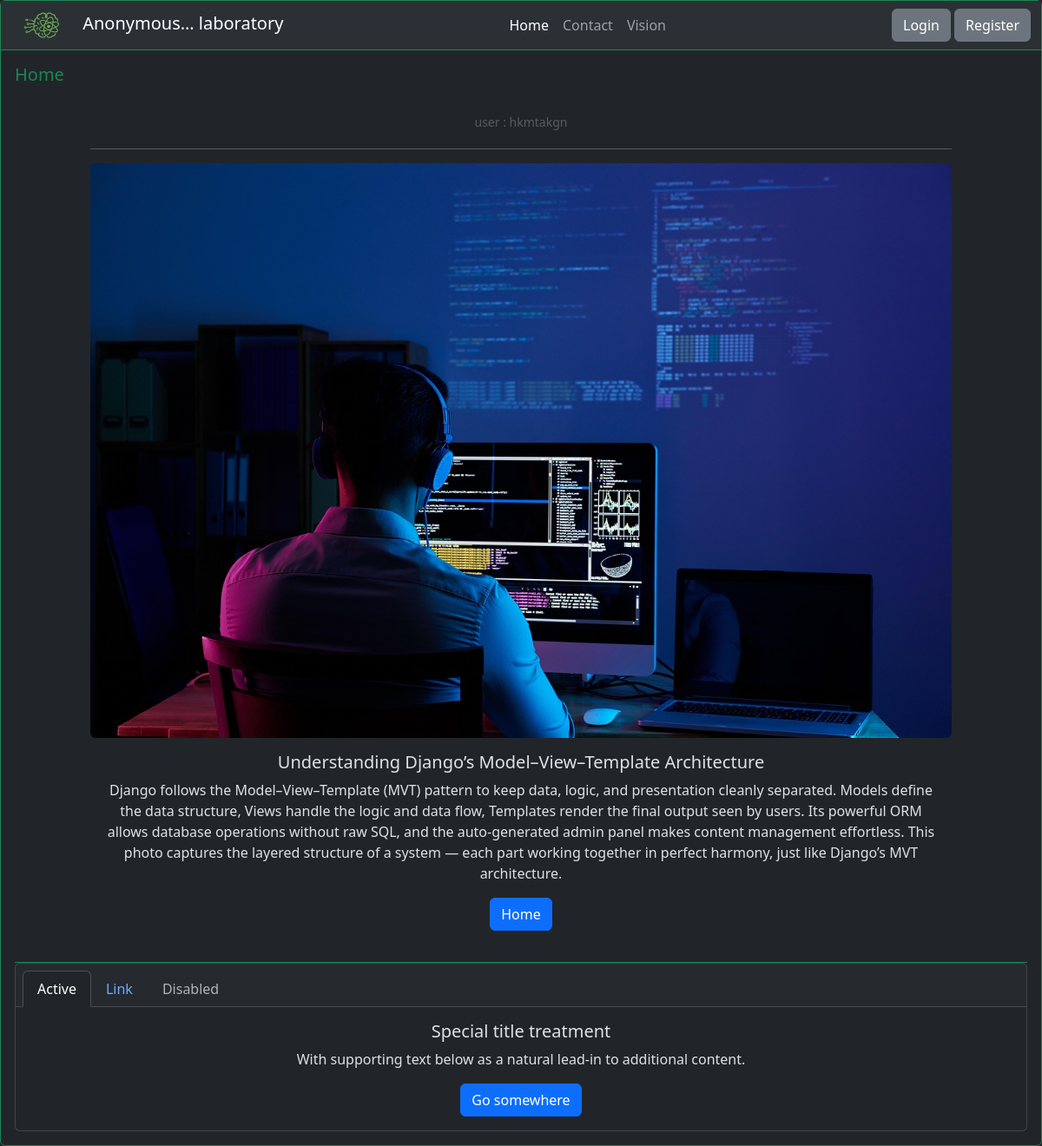
/home/understanding-djangos-modelviewtemplate-architectu/4, run on the app's committed database.
### fotoblog/models.py (models this page shows, shortened)
class PageLogo(models.Model):
    img = models.FileField(upload_to="page_logo/")

class BaseModel(models.Model):
    title = models.CharField(max_length=100, blank=False, null=False)
    slug = AutoSlugField(populate_from="title")
    content = models.TextField(blank=True, null=True)
    img = models.FileField(upload_to="page_img/")
    is_active = models.BooleanField(default=True)
    class Meta:
        abstract = True

class Page(BaseModel):
    def __str__(self):
        return self.title

class Post(BaseModel):
    user = models.ForeignKey(User,
                             on_delete=models.CASCADE,
                             blank=False,
                             null=False)

### fotoblog/views.py (the view)
def post_detail_views(request, page_slug, post_slug, post_id):
    title = "Post Details"
    post = get_object_or_404(Post, id=post_id, slug=post_slug, is_active=True)
    page = get_object_or_404(Page, slug=page_slug)
    context = dict(
        page_title=title,
        post=post,
        page=page,
    )
    return render(request, "fb_pages/page-views.html", context)

### fotoblog/context_processor/global_db.py (called while the page is built)
def nav_fb_pages(request):
    if request.user.is_authenticated:
        if request.user.is_superuser:
            fb_pages = Page.objects.filter(is_active=True)
        elif request.user.is_active:
            fb_pages = Page.objects.filter(is_active=True).exclude(
                slug="add-page")
        else:
            fb_pages = Page.objects.filter(
                slug__in=["home", "contact", "vision", "favorites"],
                is_active=True).order_by("id")
    else:
        fb_pages = Page.objects.filter(slug__in=["home", "contact", "vision"],
                                    is_active=True).order_by("id")
    return dict(g_fb_pages=fb_pages, )

def global_logo(request):
    page_logo = PageLogo.objects.all().first()
    return dict(page_logo=page_logo, )

### securityControl/context_processor/global_db.py (called while the page is built)
def global_sc_pages(request):
  g_sc_pages = Page.objects.filter(is_active=True)
  context = dict(sc_pages=g_sc_pages, )
  return context

### fotoblog/templates/fb_pages/page-views.html (shortened to what this page needs)
{% extends 'core/base.html' %}
{% block content %}
<div class="card border-success m-0 p-0 d-flex flex-column min-vh-100" name="viewport" content="width=device-width" data-bs-theme="dark">
  <div class="card-header bg-transparent border-success m-0 p-0">
    {% include 'components/navbar.html' %}
  </div>
  <div class="card-body text-success">
    <h5 class="card-title">{{ page.title }}</h5>
    {% if page_form %}
        {% load crispy_forms_tags %}
    {% elif page.slug == None or page.slug == 'home' %}
        {% if posts %}
      <div class="container w-100 d-flex justify-content-center flex-column">
          {% include 'components/post-card.html' with posts=posts %}
          {% include 'components/pagination.html' with posts=posts %}
      </div>
        {% else %}
      <div class="container p-3 w-100 d-flex justify-content-center flex-row">
          {% include 'components/details-card.html' with post=post %}
      </div>
        {% endif %}
      {% elif page.slug == "favorites" %}
        <div class="row d-flex flex-row justify-content-center">
          {% include 'components/post-card.html' with fav_posts=fav_posts %}
        </div>
    {% else %}
    <p class="card-text">{{ page.content }}</p>
    {% endif %}
  </div>
  {% block footer %}
  <div class="card-footer bg-transparent border-success m-0 p-0">
{% include 'components/footer.html' %}
</div>
{% endblock footer %}
</div>
{% endblock content %}

### fotoblog/templates/components/navbar.html (shortened to what this page needs)
<nav class="navbar navbar-expand-lg bg-body-tertiary" data-bs-theme="dark">
  <div class="container-fluid">
    <a class="navbar-brand m-0 p-0" href="{% url 'fotoblog:home_views' %}">
      <img src="{{ page_logo.img.url }}" class="m-0 p-0" style="width:77px;height:33px;" alt=""> {{ request.user|truncatechars:10 }} laboratory
    </a>
    <div class="collapse navbar-collapse" id="navbarNavAltMarkup">
      <div class="navbar-nav mx-auto">
        {% if g_fb_pages %}
        {% for g_page in g_fb_pages %}
        <a class="nav-link {% if forloop.first %}active{% endif %}" aria-current="page" href="{% url 'fotoblog:page_views' page_slug=g_page.slug %}">{{ g_page.title }}</a>
        {% endfor %}
        {% endif %}
      </div>
      {% if request.user.is_authenticated %}
      <a href="/logout/" class="btn btn-secondary text-decoration-none ">Logout | {{ request.user.username }}</a>
      <a href="/admin/" target="_blank" class="btn btn-secondary text-decoration-none ms-1 ">Admin Panel</a>
      {% else %}
      <a href="/login/" class="btn btn-secondary text-decoration-none ">Login</a>
      <a href="/register/" class="btn btn-secondary text-decoration-none ms-1 ">Register</a>
      {% endif %}
    </div>
  </div>
</nav>

### fotoblog/templates/components/details-card.html
<div class="card text-center p-1 border border-0 mx-auto" style="max-width:1000px;">
      <small class="text-light bg-opacity opacity-25 border-0 rounded p-1">user : {{ post.user }}</small>
  <hr class="text-light">
  <img src="{{ post.img.url }}" class="card-img-top border border-0 rounded" alt="...">
  <div class="card-body">
    <h5 class="card-title">{{ post.title }}</h5>
    <p class="card-text">{{ post.content }}</p>
    <a href="{% url 'fotoblog:page_views' page_slug=page.slug %}" class="btn btn-primary">Home</a>
  </div>

### data on the page
PageLogo: img (picture)
Page: title "Home"
Page: title "Contact"
Page: title "Vision"
Post: user "hkmtakgn", img (picture), title "Understanding Django’s Model–View–Template Architecture", content "Django follows the Model–View–Template (MVT) pattern to keep data, logic, and presentation cleanly separated. Models define the data structure, Views handle the logic and data flow, Templates render the final output seen by users. Its powerful ORM allows database operations without raw SQL, and the auto-generated admin panel makes content management effortless. This photo captures the layered structure of a system — each part working together in perfect harmony, just like Django’s MVT architecture."

### other printed values
{{ request.user|truncatechars:10 }} "Anonymous…"
